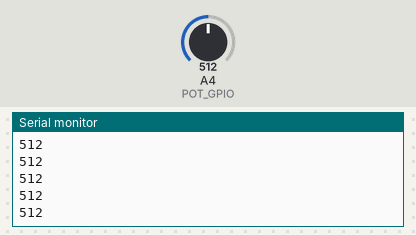
Bench run of a sketch on a simulated Arduino Uno, built with avr-gcc and run on an emulated ATmega328P. Shown: the last lines printed to the serial monitor. Inputs (shaded band) come from the test bench; at power-on: A4 (POT_GPIO) = 512.

Above: at 1.2 s.
1.3 s: A4 (POT_GPIO) set to 716
At 2.1 s:
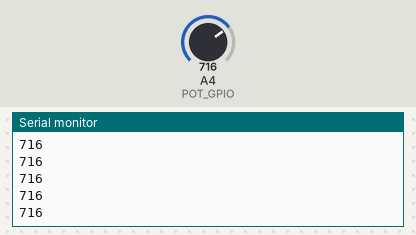
2.8 s: A4 (POT_GPIO) set to 900
At 3.9 s:
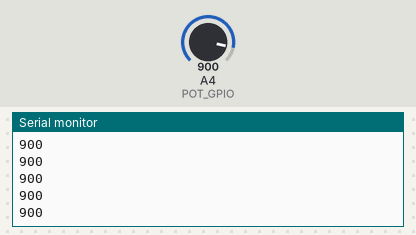
Timing chart, 0 to 5.8 s (numbered marks = the images above; inputs shaded):
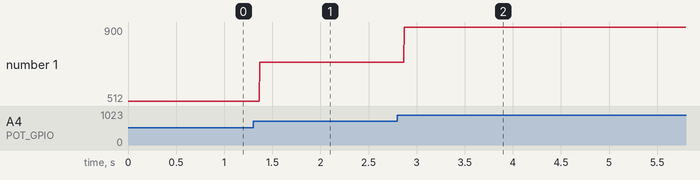

The sketch:

Pot.ino
```cpp
const byte POT_GPIO = 4;

void setup() {
  // put your setup code here, to run once:
  Serial.begin(9600);
}

void loop() {
  // put your main code here, to run repeatedly:
  Serial.println(analogRead(POT_GPIO));
}
```

Measured:
- after the input at 1.3 s, the serial monitor: prints a new line after 0.07 s (image 1)
- after the input at 2.8 s, the serial monitor: prints a new line after 0.07 s (image 2)
- plotted number 1: 512 → 716 after the input at 1.3 s, 716 → 900 after the input at 2.8 s
